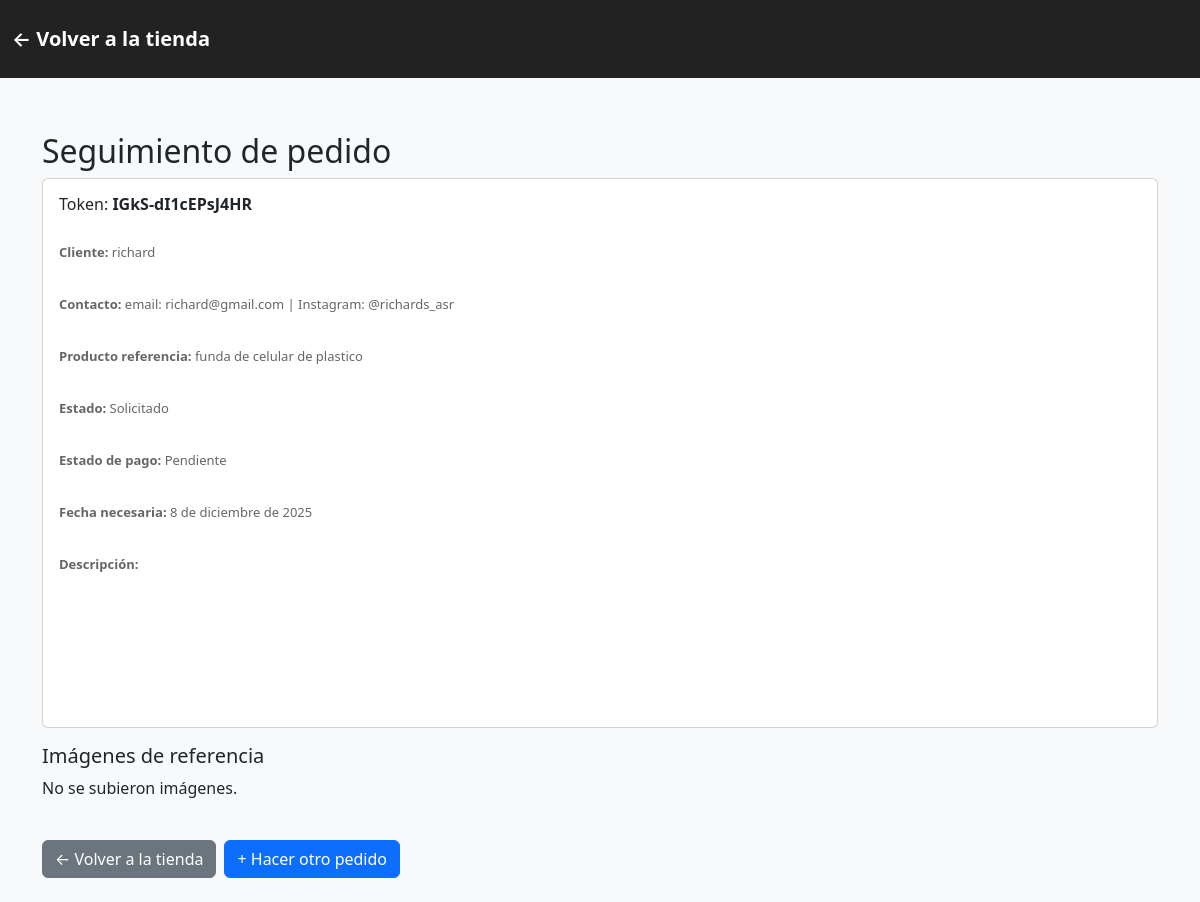
/pedido/IGkS-dI1cEPsJ4HR/, run on an earlier commit of the app's database.
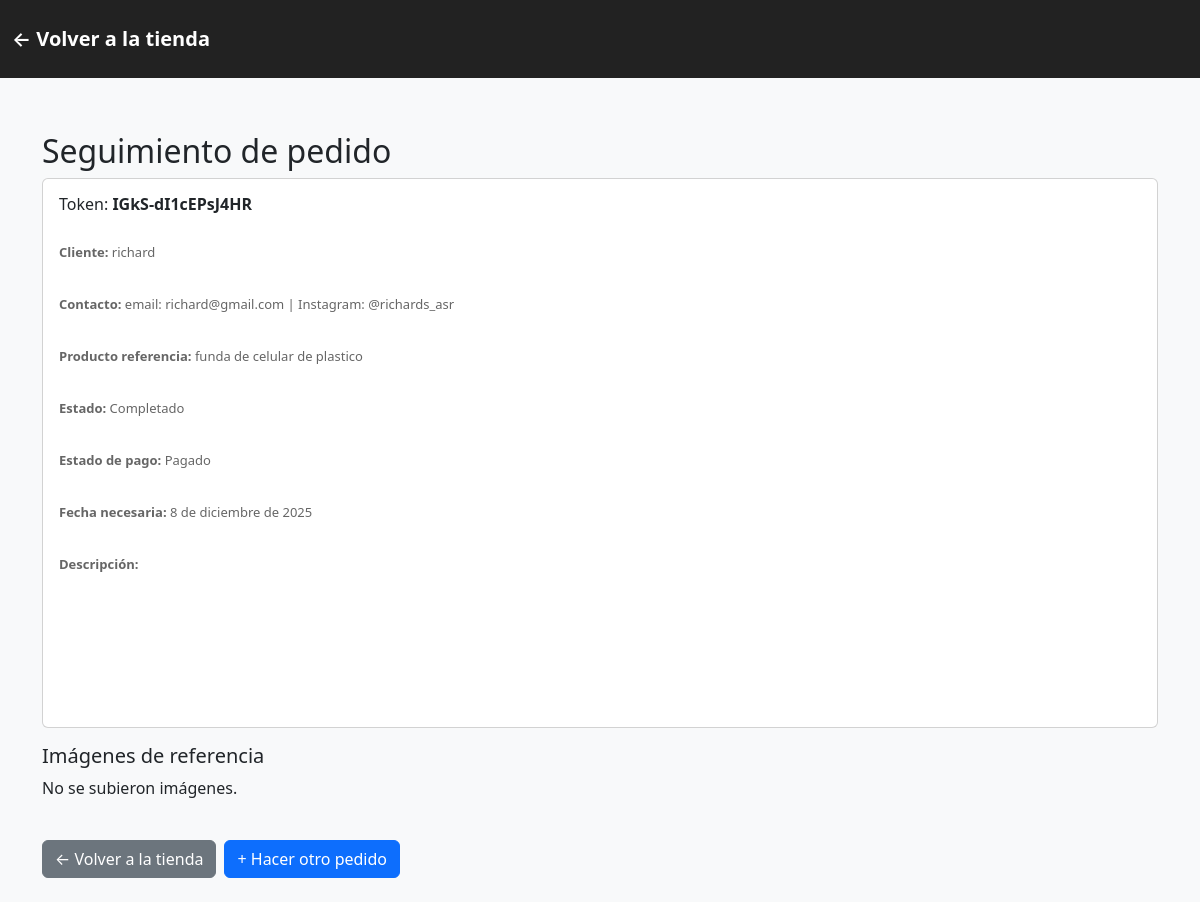
And on a later commit of the database.
### myApp/models.py (models this page shows, shortened)
class Orden(models.Model):
    ESTADO_CHOICES = (
        ('solicitado', 'Solicitado'),
        ('en_proceso', 'En proceso'),
        ('completado', 'Completado'),
        ('cancelado', 'Cancelado'),
    )
    PAGO_CHOICES = (
        ('pendiente', 'Pendiente'),
        ('pagado', 'Pagado'),
    )
    token = models.CharField(max_length=48, unique=True, editable=False, default=generate_token)
    cliente_nombre = models.CharField(max_length=200, default='', blank=True)
    contacto = models.CharField(max_length=200, help_text="Email / teléfono / red social", default='', blank=True)
    producto_referencia = models.ForeignKey('Producto', null=True, blank=True, on_delete=models.SET_NULL)
    descripcion = models.TextField(blank=True)
    plataforma = models.CharField(max_length=100, default='pagina web')
    fecha_necesaria = models.DateField(null=True, blank=True)
    estado = models.CharField(max_length=20, choices=ESTADO_CHOICES, default='solicitado', verbose_name='Estado del pedido')
    estado_pago = models.CharField(max_length=20, choices=PAGO_CHOICES, default='pendiente', verbose_name='Estado de pago')
    creado = models.DateTimeField(auto_now_add=True)
    actualizado = models.DateTimeField(auto_now=True)
    class Meta:
        verbose_name = 'Orden'
        verbose_name_plural = 'Órdenes'
        ordering = ['-creado']

class Producto(models.Model):
    categoria = models.ForeignKey(Categoria, on_delete=models.CASCADE, related_name='productos')
    nombre = models.CharField(max_length=150)
    descripcion = models.TextField(blank=True)
    precio = models.DecimalField(max_digits=10, decimal_places=2)
    stock = models.PositiveIntegerField(default=0)
    activo = models.BooleanField(default=True)

### myApp/views.py (the view)
# urls.py: path('pedido/<str:token>/', views.seguimiento_pedido, name='seguimiento_pedido'),
def seguimiento_pedido(request, token):
    orden = get_object_or_404(Orden, token=token)
    context = {
        'orden': orden,
    }
    return render(request, 'seguimiento_pedido.html', context)

### templates/seguimiento_pedido.html (shortened to what this page needs)
{% load static %}
<!DOCTYPE html>
<html lang="es">
<head>
    <link href="https://cdn.jsdelivr.net/npm/bootstrap@5.3.0/dist/css/bootstrap.min.css" rel="stylesheet">
    <link rel="stylesheet" href="{% static 'css/styles.css' %}">
</head>
<body>
<div class="header">
    <div class="container">
        <a href="{% url 'home' %}" class="header-back">← Volver a la tienda</a>
    </div>
</div>
<div class="container py-4">
    <h2>Seguimiento de pedido</h2>
    <div class="card mb-3">
        <div class="card-body">
            <h5>Token: <strong>{{ orden.token }}</strong></h5>
            <p><strong>Cliente:</strong> {{ orden.cliente_nombre }}</p>
            <p><strong>Contacto:</strong> {{ orden.contacto }}</p>
            <p><strong>Producto referencia:</strong> {% if orden.producto_referencia %}{{ orden.producto_referencia.nombre }}{% else %}—{% endif %}</p>
            <p><strong>Estado:</strong> {{ orden.get_estado_display }}</p>
            <p><strong>Estado de pago:</strong> {{ orden.get_estado_pago_display }}</p>
            {% if orden.fecha_necesaria %}<p><strong>Fecha necesaria:</strong> {{ orden.fecha_necesaria }}</p>{% endif %}
            <p><strong>Descripción:</strong><br>{{ orden.descripcion|linebreaks }}</p>
        </div>
    </div>
    <h5>Imágenes de referencia</h5>
    <div class="row mb-4">
        {% for img in orden.imagenes.all %}
            <div class="col-md-3 mb-3">
                <a href="{{ img.imagen.url }}" target="_blank">
                    <img src="{{ img.imagen.url }}" class="img-fluid img-thumbnail">
                </a>
            </div>
        {% empty %}
            <p>No se subieron imágenes.</p>
        {% endfor %}
    </div>
    <div class="d-flex gap-2 mt-4">
        <a href="{% url 'home' %}" class="btn btn-secondary">← Volver a la tienda</a>
        <a href="{% url 'home' %}" class="btn btn-primary">+ Hacer otro pedido</a>
    </div>
</div>
</body>
</html>

What changed in the data, as far as the page shows it:
changed Orden "IGkS-dI1cEPsJ4HR": estado "Solicitado" → "Completado"; estado_pago "Pendiente" → "Pagado"
